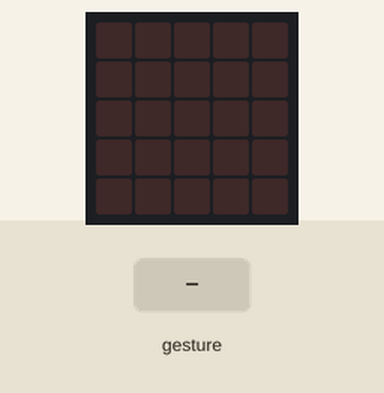
Bench run of a program on a simulated BBC micro:bit (MakeCode). Parts: the board's 5×5 LED display. Inputs (shaded band) come from the test bench. Random numbers come from a fixed seed; a tilt is held for 1.5 s and a shake lasts 1 s, then the board lies face up again.

Above: at 1.2 s.
1.3 s: gesture 'shake'
At 2.3 s:
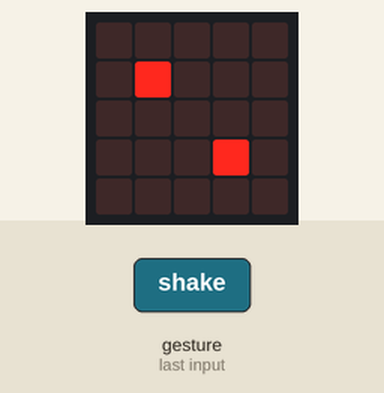
3.0 s: gesture 'shake'
At 3.6 s:
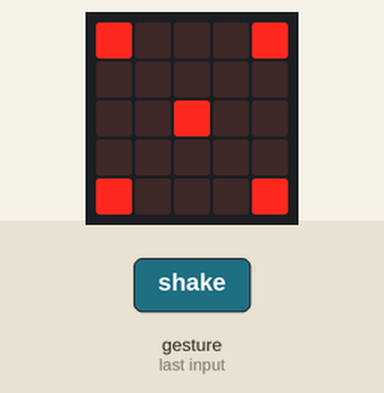
4.7 s: gesture 'shake'
At 6.1 s:
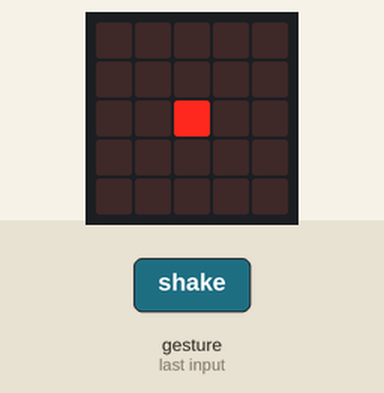
6.4 s: gesture 'shake'
At 7.4 s:
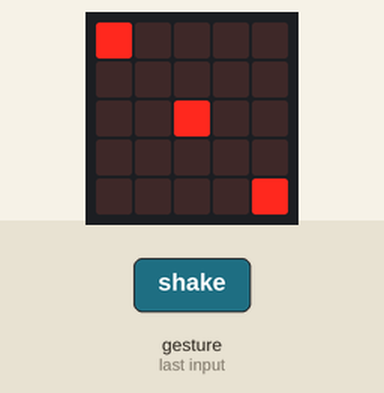
Timing chart, 0 to 9.1 s (numbered marks = the images above; inputs shaded):
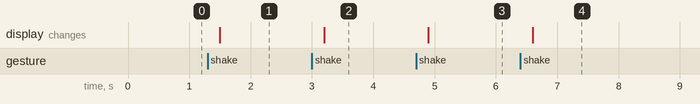

The program:

main.ts
```typescript
let fegyver = 0
input.onGesture(Gesture.Shake, function () {
    fegyver = randint(1, 6)
    if (fegyver == 1) {
        basic.showLeds(`
            . . . . .
            . . . . .
            . . # . .
            . . . . .
            . . . . .
            `)
    } else if (fegyver == 2) {
        basic.showLeds(`
            . . . . .
            . # . . .
            . . . . .
            . . . # .
            . . . . .
            `)
    } else if (fegyver == 3) {
        basic.showLeds(`
            # . . . .
            . . . . .
            . . # . .
            . . . . .
            . . . . #
            `)
    } else if (fegyver == 4) {
        basic.showLeds(`
            # . . . #
            . . . . .
            . . . . .
            . . . . .
            # . . . #
            `)
    } else if (fegyver == 5) {
        basic.showLeds(`
            # . . . #
            . . . . .
            . . # . .
            . . . . .
            # . . . #
            `)
    } else {
        basic.showLeds(`
            . # . # .
            . . . . .
            . # . # .
            . . . . .
            . # . # .
            `)
    }
})
basic.forever(function () {

})
```

test.ts
```typescript
// ide kerülnek a tesztek; a rendszer ezt nem kompilálja, ha a csomagot bővítményként használják.
```

Measured:
- after the input at 1.3 s, the display: changes after 0.20 s (image 1)
- after the input at 3.0 s, the display: changes after 0.20 s (image 2)
- after the input at 4.7 s, the display: changes after 0.20 s (image 3)
- after the input at 6.4 s, the display: changes after 0.20 s (image 4)
